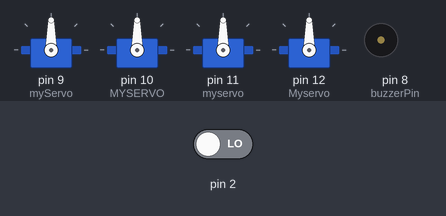
Recording of a sketch running on a simulated Arduino Uno, built with avr-gcc and run on an emulated ATmega328P. On the bench: 4 × servo, buzzer (waves = sounding). Inputs (shaded band) come from the test bench; at power-on: pin 2 LOW. Random numbers use the default seed unless the sketch sets one; what the sketch prints to the serial monitor is not drawn.

Above: at 1.2 s.
1.3 s: pin 2 driven HIGH
At 12.4 s:
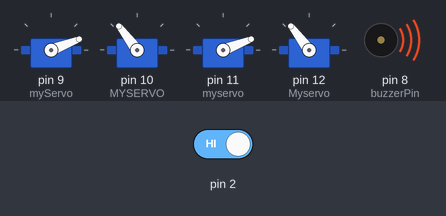
At 17.4 s:
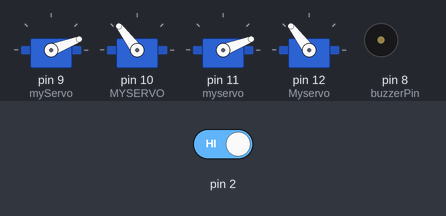
Timing chart, 0 to 60.9 s (numbered marks = the images above; inputs shaded):
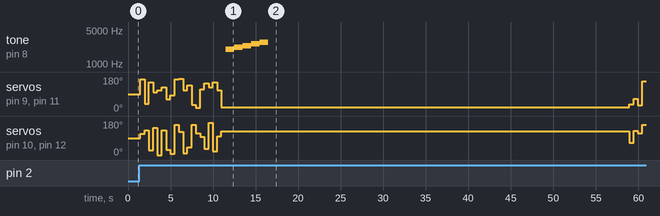

The sketch:

10_code.ino
```cpp
#include <Servo.h>

Servo myServo;
Servo MYSERVO;
Servo myservo;
Servo Myservo;
int i;
int y;
int l;
int x;
int randomNum;

const int buzzerPin = 8;
const int duration = 1000; // 주파수 변경 간격 (1초)
const int frequencyCount = 5; // 사용할 주파수의 개수

// 짜증나는 음역대 주파수 (Hz)
const int frequencies[frequencyCount] = {2000, 2200, 2400, 2600, 2800};


void setup() {
  myServo.attach(9);
  MYSERVO.attach(10);
  myservo.attach(11);
  Myservo.attach(12);
  pinMode(buzzerPin, OUTPUT);
  Serial.begin(9600);

}

void loop() {
x=random(60,180);
 if(digitalRead(2) == HIGH){
    randomNum= random(0,100);
    if(randomNum<100)
    {
    for(y=0;y<20;y++)
    {
    myServo.write(i);
    MYSERVO.write(l);
    myservo.write(i);
    Myservo.write(l);
    delay(500);
    Serial.print("a");
    }
    }
  }
  delay(1000*x);
  for(y=0;y<20;y++)
  {
  i=random(0,180);
  l=random(0,180);
  myServo.write(i);
  MYSERVO.write(l);
  myservo.write(i);
  Myservo.write(l);
  delay(500);
  Serial.print("b");
  }
  for (int i = 0; i < frequencyCount; i++) {
    tone(buzzerPin, frequencies[i]); // 부저에서 주파수 출력
    delay(duration); // 주파수 변경 간격
    noTone(buzzerPin);
  }
  for (int ak = 0; ak < 30; ak++) {
    digitalWrite(7,HIGH);
    delay(100);
    digitalWrite(7,LOW);
    delay(100);
  }
}
```

Measured:
- by itself, tone on pin 8 (buzzerPin): plays 2000 Hz for 1.0 s, 2200 Hz for 1.0 s, 2400 Hz for 1.0 s, 2600 Hz for 1.0 s, 2800 Hz for 1.0 s
